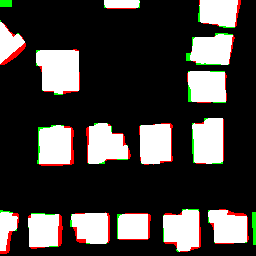
#> input picture Tools/orgin/test_2_0000_0000.png, 256 x 256 px, found by its file name; its folder holds only this picture in this run
$ python DrawBox2.py
#> lines starting #> are read from the running program, lines starting #| are printed output that depends on the picture
import os
from PIL import Image, ImageDraw, ImageFont, ImageOps

"""
    用Pillow处理文件夹中的所有图像，添加两个红色虚线矩形框。
    :param input_folder: 输入文件夹路径
    :param box1_params1: 第一个矩形框的坐标 ((左上角x,左上角y),(右下角x,右下角y))
    :param box1_params2: 第二个矩形框的坐标 ((左上角x,左上角y),(右下角x,右下角y))
    :param output_folder: 输出文件夹路径
"""

def process_images_in_folder(input_folder, box1_params, box2_params, output_folder,):
#> called with box1_params = ((50, 50), (70, 80)), box2_params = ((100, 100), (150, 120))
    if not os.path.exists(output_folder):
        os.makedirs(output_folder)

    for filename in os.listdir(input_folder):
        if filename.lower().endswith(('.png', '.jpg', '.jpeg', '.bmp', '.gif')):
            input_path = os.path.join(input_folder, filename)

            # 按照彩色图的方式读取每一张图片
            img = Image.open(input_path).convert('RGB')
#> img is the input picture: PIL image 256x256 RGB; mean R, G, B 67.6, 64.2, 61.1
            draw = ImageDraw.Draw(img)

            # 绘制第一个矩形框
            draw.rectangle(box1_params, outline='red', width=2)
            # 绘制第二个矩形框
            draw.rectangle(box2_params, outline='red', width=2)

            # 保存图片
            output_path = os.path.join(output_folder, 'DrawBox_' + filename)
            img.save(output_path)
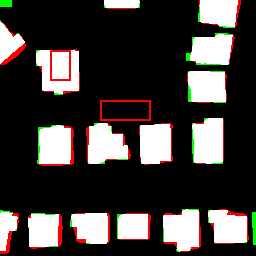
#> saved as DrawBox_test_2_0000_0000.png: PIL image 256x256 RGB; mean R, G, B 68.7, 63.5, 60.3
    return

if __name__ == "__main__":
    # 输入文件夹路径
    input_folder = "/home/rtx3080ti/ChangeDetection/Tools/orgin"
    # 输出文件夹路径
    output_folder = "/home/rtx3080ti/ChangeDetection/Tools/draw"

    # 设置第一个矩形框的位置和尺寸
    box1_params = ((50, 50), (70, 80))      # ((左上角x,左上角y),(右下角x,右下角y))
    # 设置第二个矩形框的位置和尺寸
    box2_params = ((100, 100), (150, 120))  # ((左上角x,左上角y),(右下角x,右下角y))

    process_images_in_folder(input_folder, box1_params, box2_params, output_folder)
    print(f"已完成，图片已保存至 {output_folder}")
